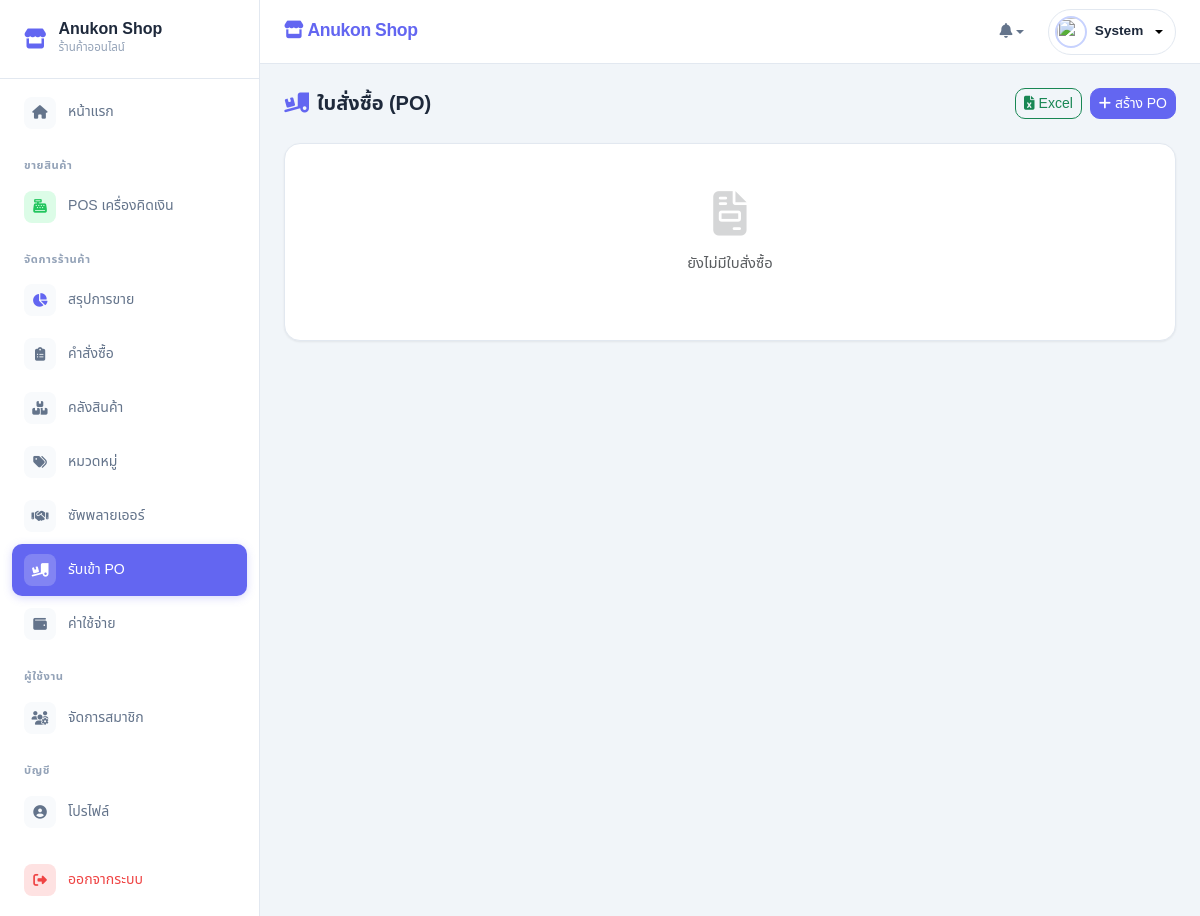
The page /views/purchases.php (signed in) on the database as committed earlier.
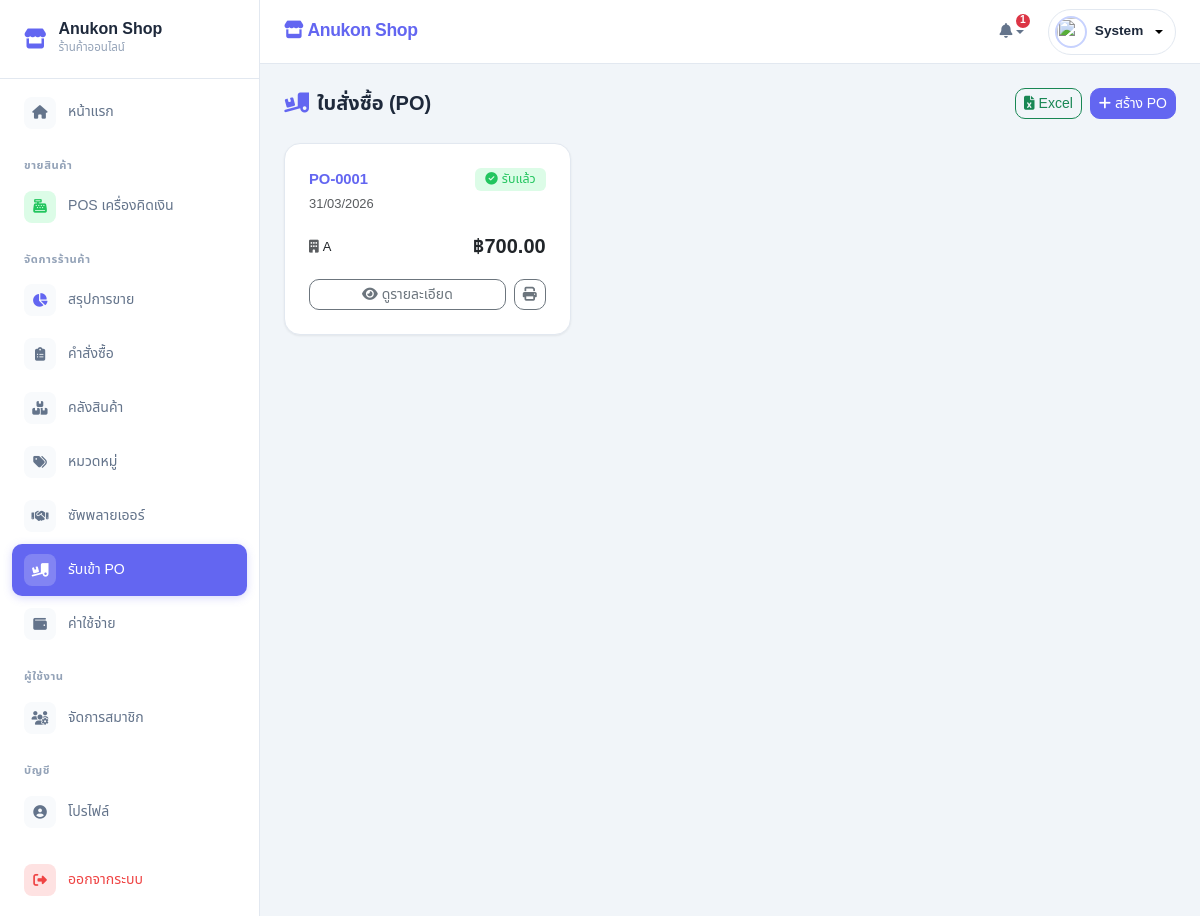
The same page on the database as committed later.
### tables this page shows
CREATE TABLE `bill_purchases` (
  `purchases_id` int(11) NOT NULL,
  `sp_id` int(11) DEFAULT NULL,
  `total_cost` decimal(12,2) DEFAULT 0.00,
  `purchase_date` date DEFAULT NULL,
  `received_date` date DEFAULT NULL,
  `purchase_status` tinyint(4) DEFAULT NULL COMMENT '1=Pending, 2=Received, 0=Cancelled',
  `remark` text DEFAULT NULL,
  `created_at` timestamp NOT NULL DEFAULT current_timestamp(),
  `updated_at` timestamp NOT NULL DEFAULT current_timestamp() ON UPDATE current_timestamp()
);

CREATE TABLE `supplers` (
  `sp_id` int(11) NOT NULL,
  `sp_name` varchar(200) NOT NULL,
  `sp_tax` varchar(20) DEFAULT NULL,
  `sp_address` int(11) DEFAULT NULL,
  `sp_email` varchar(100) DEFAULT NULL,
  `sp_status` tinyint(4) DEFAULT 1,
  `ct_first_name` varchar(100) DEFAULT NULL,
  `ct_last_name` varchar(100) DEFAULT NULL,
  `ct_position` varchar(100) DEFAULT NULL,
  `ct_phone` varchar(20) DEFAULT NULL,
  `created_at` timestamp NOT NULL DEFAULT current_timestamp(),
  `updated_at` timestamp NOT NULL DEFAULT current_timestamp() ON UPDATE current_timestamp()
);

### views/purchases.php (the view, shortened to what the changed rows need)
<?php
include_once '../includes/header.php';
$result = $conn->query("SELECT b.*, s.sp_name FROM bill_purchases b LEFT JOIN supplers s ON b.sp_id = s.sp_id ORDER BY b.purchases_id DESC");
$po_status = [
    0 => ['label' => 'ยกเลิก', 'bg' => 'var(--danger-soft)', 'color' => 'var(--danger)', 'icon' => 'fa-ban'],
    1 => ['label' => 'รอรับสินค้า', 'bg' => 'var(--warning-soft)', 'color' => '#b45309', 'icon' => 'fa-clock'],
    2 => ['label' => 'รับแล้ว', 'bg' => 'var(--success-soft)', 'color' => 'var(--success)', 'icon' => 'fa-circle-check'],
];
?>
<main class="page-content fade-up">
    <div class="row g-3">
        <?php if ($result->num_rows > 0): ?>
            <?php while($row = $result->fetch_assoc()):
                $cfg = $po_status[$row['purchase_status']] ?? $po_status[1];
                $po_no = 'PO-' . str_pad($row['purchases_id'], 4, '0', STR_PAD_LEFT);
            ?>
            <div class="col-12 col-md-6 col-xl-4">
                <div class="card p-4 h-100">
                    <div class="d-flex justify-content-between align-items-start mb-3">
                        <div>
                            <div class="fw-bold text-primary"><?php echo $po_no; ?></div>
                            <small class="text-muted"><?php echo date('d/m/Y', strtotime($row['purchase_date'])); ?></small>
                        </div>
                        <span class="badge" style="background: <?php echo $cfg['bg']; ?>; color: <?php echo $cfg['color']; ?>;">
                            <i class="fa-solid <?php echo $cfg['icon']; ?> me-1"></i><?php echo $cfg['label']; ?>
                        </span>
                    </div>
                    <div class="d-flex justify-content-between align-items-center mb-3">
                        <div class="small"><i class="fa-solid fa-building text-muted me-1"></i><?php echo htmlspecialchars($row['sp_name'] ?? '-'); ?></div>
                        <div class="fw-bold fs-5">฿<?php echo number_format($row['total_cost'], 2); ?></div>
                    </div>
                    <div class="d-flex gap-2 mt-auto">
                        <?php if($row['purchase_status'] == 1): ?>
                            <a href="purchase_receive.php?id=<?php echo $row['purchases_id']; ?>" class="btn btn-sm btn-success flex-grow-1">
                                <i class="fa-solid fa-box-open me-1"></i>รับของ
                            </a>
                        <?php else: ?>
                            <a href="purchase_receive.php?id=<?php echo $row['purchases_id']; ?>" class="btn btn-sm btn-outline-secondary flex-grow-1">
                                <i class="fa-solid fa-eye me-1"></i>ดูรายละเอียด
                            </a>
                        <?php endif; ?>
                        <a href="print_po.php?id=<?php echo $row['purchases_id']; ?>" target="_blank" class="btn btn-sm btn-outline-secondary">
                            <i class="fa-solid fa-print"></i>
                        </a>
                    </div>
                </div>
            </div>
            <?php endwhile; ?>
        <?php else: ?>
            <div class="col-12">
                <div class="card p-5 text-center text-muted">
                    <i class="fa-solid fa-file-invoice fa-3x mb-3 opacity-25"></i>
                    <p>ยังไม่มีใบสั่งซื้อ</p>
                </div>
            </div>
        <?php endif; ?>
    </div>
</main>
<?php include_once '../includes/footer.php'; ?>

### includes/header.php (shortened to what the changed rows need)
<?php
require_once '../config/db_config.php';
$notifications = [];
$noti_count = 0;
if ($_SESSION['role'] === 'admin') {
    $res = $conn->query("SELECT COUNT(*) as c FROM bill_sales WHERE sale_status = 1");
    if ($res && $row = $res->fetch_assoc()) {
        if ($row['c'] > 0) {
            $noti_count += $row['c'];
        }
    }
} else if ($_SESSION['role'] === 'customer') {
    $uid = $_SESSION['user_id'];
    $cart_sql = "SELECT SUM(quantity) as total_qty FROM cart_items WHERE user_id = ?";
    $stmt_cart = $conn->prepare($cart_sql);
    $stmt_cart->bind_param("i", $uid);
    $stmt_cart->execute();
    $cart_res = $stmt_cart->get_result()->fetch_assoc();
    $cart_count = $cart_res['total_qty'] ?? 0;
    $stmt_cart->close();
    $res = $conn->query("SELECT sale_id, sale_status FROM bill_sales WHERE user_id = $uid ORDER BY sale_id DESC LIMIT 5");
    if ($res) {
        while ($row = $res->fetch_assoc()) {
            $status_text = '';
            $icon = '';
            $color = '';
            switch ($row['sale_status']) {
                case 1:
                    $status_text = "รอตรวจสอบ/ชำระเงิน";
                    $icon = "fa-clock";
                    $color = "warning";
                    break;
                case 2:
                    $status_text = "กำลังจัดเตรียมสินค้า";
                    $icon = "fa-box";
                    $color = "info";
                    break;
                case 3:
                    $status_text = "จัดส่งเรียบร้อยแล้ว";
                    $icon = "fa-check-circle";
                    $color = "success";
                    break;
                case 4:
                    $status_text = "ชำระเงินเรียบร้อย (รับเอง)";
                    $icon = "fa-store";
                    $color = "primary";
                    break;
                case 0:
                    $status_text = "ยกเลิกคำสั่งซื้อแล้ว";
                    $icon = "fa-xmark";
                    $color = "danger";
                    break;
            }
            $notifications[] = ['icon' => $icon, 'color' => $color, 'text' => "ออเดอร์ #{$row['sale_id']} {$status_text}", 'link' => "order_detail.php?id={$row['sale_id']}"];
            $noti_count++;
        }
    }
}
?>
<!DOCTYPE html>
<html lang="th">
<head>
    <link href="https://cdn.jsdelivr.net/npm/bootstrap@5.3.0/dist/css/bootstrap.min.css" rel="stylesheet">
    <link rel="stylesheet" href="https://cdnjs.cloudflare.com/ajax/libs/font-awesome/6.4.0/css/all.min.css">
</head>
<body>
    <div id="wrapper">
        <div id="content-wrapper">
            <header class="top-navbar d-flex justify-content-between align-items-center">
                <div class="d-flex align-items-center gap-3">
                    <div class="dropdown">
                        <button class="btn-nav dropdown-toggle border-0" type="button" data-bs-toggle="dropdown"
                            aria-expanded="false" style="background:none;">
                            <i class="fa-solid fa-bell"></i>
                            <?php if ($noti_count > 0): ?>
                                <span class="cart-badge bg-danger"
                                    style="right:0; top:0;"><?php echo $noti_count > 9 ? '9+' : $noti_count; ?></span>
                            <?php endif; ?>
                        </button>
                    </div>
                </div>
            </header>

Rows that differ between the two databases and show on the page:
added bill_purchases: purchases_id "PO-0001", purchase_date "31/03/2026", purchase_status "รับแล้ว", sp.sp_name "A", total_cost "700.00"
Other text that changed with them:
$noti_count: (not shown) → "1"
text no longer shown: "ยังไม่มีใบสั่งซื้อ"
